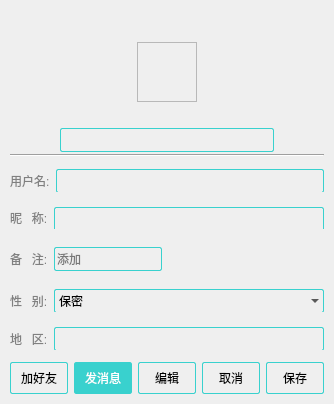
<?xml version="1.0" encoding="UTF-8"?>
<ui version="4.0">
 <class>UserInfoWidget</class>
 <widget class="QWidget" name="UserInfoWidget">
  <property name="enabled">
   <bool>true</bool>
  </property>
  <property name="geometry">
   <rect>
    <x>0</x>
    <y>0</y>
    <width>334</width>
    <height>404</height>
   </rect>
  </property>
  <property name="focusPolicy">
   <enum>Qt::ClickFocus</enum>
  </property>
  <property name="windowTitle">
   <string>用户信息</string>
  </property>
  <property name="styleSheet">
   <string notr="true">QWidget {
    font-family: &quot;微软雅黑&quot;;
}

QLineEdit {
    color: rgb(0, 0, 0);
    background-color: rgba(0, 0, 0, 0);

	min-height:22px;
	border:1px solid rgb(57, 209, 206);
	border-radius:2px;

}

    QLineEdit:disabled {
		border: none;
        color: rgb(0, 0, 0);
    }

QLabel {
    color: gray;
}

#labelNickName {
    color: rgb(0, 0, 0);
}

#toolButton
{
	border:none;
	image: url(:/image/resource/u48.png);
	background:none;
}

QToolButton
{
	height:30px;
	max-height:30px;
	border:1px solid rgb(57, 209, 206);
	border-radius:2px;
}

QToolButton:hover
{
	border:1px solid rgb(65, 240, 235);
	background-color: rgb(255, 255, 255);
}
QToolButton:pressed
{
	background-color: rgb(48, 177, 173);
}

#toolButtonSendMessage
{
	color: rgb(255, 255, 255);
	background-color: rgb(57, 209, 206);
}

#toolButtonSendMessage:pressed
{
	background-color: rgb(48, 177, 173);
}

#btnMenu
{
	border:none;
	border-radius:0px;
}

#btnMenu::menu-button
{ 	
	padding-right: -23px ;
	image: none;
}

#btnMenu:hover
{
	background-color: rgba(0, 0, 0, 0);
}
#btnMenu:pressed
{
	background-color: rgba(0, 0, 0, 0);
}

QComboBox {
   	min-height:22px;
	border:1px solid rgb(57, 209, 206);
	border-radius:2px;
	background-color: rgba(0, 0, 0, 0);
}

    QComboBox:disabled {
		color: rgb(0, 0, 0);
        border: none;

    }

    QComboBox::drop-down:disabled {
        width:0px;
    }
</string>
  </property>
  <layout class="QVBoxLayout" name="verticalLayout_2">
   <property name="spacing">
    <number>2</number>
   </property>
   <property name="leftMargin">
    <number>10</number>
   </property>
   <property name="topMargin">
    <number>10</number>
   </property>
   <property name="rightMargin">
    <number>10</number>
   </property>
   <property name="bottomMargin">
    <number>10</number>
   </property>
   <item>
    <layout class="QHBoxLayout" name="horizontalLayout">
     <item>
      <spacer name="horizontalSpacer_8">
       <property name="orientation">
        <enum>Qt::Horizontal</enum>
       </property>
       <property name="sizeHint" stdset="0">
        <size>
         <width>40</width>
         <height>20</height>
        </size>
       </property>
      </spacer>
     </item>
     <item>
      <widget class="QToolButton" name="btnMenu">
       <property name="text">
        <string/>
       </property>
       <property name="popupMode">
        <enum>QToolButton::InstantPopup</enum>
       </property>
      </widget>
     </item>
    </layout>
   </item>
   <item>
    <layout class="QHBoxLayout" name="horizontalLayout_6">
     <item>
      <spacer name="horizontalSpacer_3">
       <property name="orientation">
        <enum>Qt::Horizontal</enum>
       </property>
       <property name="sizeHint" stdset="0">
        <size>
         <width>40</width>
         <height>20</height>
        </size>
       </property>
      </spacer>
     </item>
     <item>
      <widget class="QLabel" name="label">
       <property name="minimumSize">
        <size>
         <width>60</width>
         <height>60</height>
        </size>
       </property>
       <property name="maximumSize">
        <size>
         <width>60</width>
         <height>60</height>
        </size>
       </property>
       <property name="frameShape">
        <enum>QFrame::StyledPanel</enum>
       </property>
       <property name="text">
        <string/>
       </property>
       <property name="scaledContents">
        <bool>true</bool>
       </property>
      </widget>
     </item>
     <item>
      <spacer name="horizontalSpacer_4">
       <property name="orientation">
        <enum>Qt::Horizontal</enum>
       </property>
       <property name="sizeHint" stdset="0">
        <size>
         <width>40</width>
         <height>20</height>
        </size>
       </property>
      </spacer>
     </item>
    </layout>
   </item>
   <item>
    <layout class="QHBoxLayout" name="horizontalLayout_7">
     <item>
      <spacer name="horizontalSpacer">
       <property name="orientation">
        <enum>Qt::Horizontal</enum>
       </property>
       <property name="sizeHint" stdset="0">
        <size>
         <width>40</width>
         <height>20</height>
        </size>
       </property>
      </spacer>
     </item>
     <item>
      <widget class="QLabel" name="labelNickName">
       <property name="font">
        <font>
         <family>微软雅黑</family>
         <pointsize>12</pointsize>
        </font>
       </property>
       <property name="text">
        <string/>
       </property>
      </widget>
     </item>
     <item>
      <spacer name="horizontalSpacer_2">
       <property name="orientation">
        <enum>Qt::Horizontal</enum>
       </property>
       <property name="sizeHint" stdset="0">
        <size>
         <width>40</width>
         <height>20</height>
        </size>
       </property>
      </spacer>
     </item>
    </layout>
   </item>
   <item>
    <layout class="QHBoxLayout" name="horizontalLayout_8">
     <item>
      <spacer name="horizontalSpacer_5">
       <property name="orientation">
        <enum>Qt::Horizontal</enum>
       </property>
       <property name="sizeType">
        <enum>QSizePolicy::Preferred</enum>
       </property>
       <property name="sizeHint" stdset="0">
        <size>
         <width>50</width>
         <height>17</height>
        </size>
       </property>
      </spacer>
     </item>
     <item>
      <widget class="QLineEdit" name="lineEditSignature">
       <property name="sizePolicy">
        <sizepolicy hsizetype="MinimumExpanding" vsizetype="Fixed">
         <horstretch>0</horstretch>
         <verstretch>0</verstretch>
        </sizepolicy>
       </property>
       <property name="text">
        <string/>
       </property>
       <property name="alignment">
        <set>Qt::AlignCenter</set>
       </property>
      </widget>
     </item>
     <item>
      <spacer name="horizontalSpacer_6">
       <property name="orientation">
        <enum>Qt::Horizontal</enum>
       </property>
       <property name="sizeType">
        <enum>QSizePolicy::Preferred</enum>
       </property>
       <property name="sizeHint" stdset="0">
        <size>
         <width>50</width>
         <height>17</height>
        </size>
       </property>
      </spacer>
     </item>
    </layout>
   </item>
   <item>
    <widget class="Line" name="line">
     <property name="orientation">
      <enum>Qt::Horizontal</enum>
     </property>
    </widget>
   </item>
   <item>
    <layout class="QVBoxLayout" name="verticalLayout">
     <property name="spacing">
      <number>15</number>
     </property>
     <property name="topMargin">
      <number>10</number>
     </property>
     <property name="bottomMargin">
      <number>10</number>
     </property>
     <item>
      <widget class="QFrame" name="frame_3">
       <property name="minimumSize">
        <size>
         <width>0</width>
         <height>20</height>
        </size>
       </property>
       <property name="frameShadow">
        <enum>QFrame::Raised</enum>
       </property>
       <layout class="QHBoxLayout" name="horizontalLayout_11">
        <property name="leftMargin">
         <number>0</number>
        </property>
        <property name="topMargin">
         <number>0</number>
        </property>
        <property name="rightMargin">
         <number>0</number>
        </property>
        <property name="bottomMargin">
         <number>0</number>
        </property>
        <item>
         <widget class="QLabel" name="label_4">
          <property name="text">
           <string>用户名:</string>
          </property>
         </widget>
        </item>
        <item>
         <widget class="QLineEdit" name="lineEditUserName">
          <property name="enabled">
           <bool>true</bool>
          </property>
          <property name="text">
           <string/>
          </property>
         </widget>
        </item>
       </layout>
      </widget>
     </item>
     <item>
      <widget class="QFrame" name="frame_2">
       <property name="minimumSize">
        <size>
         <width>0</width>
         <height>20</height>
        </size>
       </property>
       <property name="frameShadow">
        <enum>QFrame::Raised</enum>
       </property>
       <layout class="QHBoxLayout" name="horizontalLayout_10">
        <property name="leftMargin">
         <number>0</number>
        </property>
        <property name="topMargin">
         <number>0</number>
        </property>
        <property name="rightMargin">
         <number>0</number>
        </property>
        <property name="bottomMargin">
         <number>0</number>
        </property>
        <item>
         <widget class="QLabel" name="label_5">
          <property name="text">
           <string>昵   称:</string>
          </property>
         </widget>
        </item>
        <item>
         <widget class="QLineEdit" name="lineEditNickName"/>
        </item>
       </layout>
      </widget>
     </item>
     <item>
      <widget class="QFrame" name="frame">
       <property name="frameShadow">
        <enum>QFrame::Raised</enum>
       </property>
       <layout class="QHBoxLayout" name="horizontalLayout_3">
        <property name="leftMargin">
         <number>0</number>
        </property>
        <property name="topMargin">
         <number>0</number>
        </property>
        <property name="rightMargin">
         <number>0</number>
        </property>
        <property name="bottomMargin">
         <number>0</number>
        </property>
        <item>
         <widget class="QLabel" name="label_6">
          <property name="text">
           <string>备   注:</string>
          </property>
         </widget>
        </item>
        <item>
         <widget class="QLineEdit" name="lineEditRemark">
          <property name="sizePolicy">
           <sizepolicy hsizetype="Preferred" vsizetype="Fixed">
            <horstretch>0</horstretch>
            <verstretch>0</verstretch>
           </sizepolicy>
          </property>
          <property name="text">
           <string/>
          </property>
          <property name="placeholderText">
           <string>添加</string>
          </property>
         </widget>
        </item>
        <item>
         <widget class="QToolButton" name="toolButton">
          <property name="toolTip">
           <string>修改备注</string>
          </property>
          <property name="text">
           <string/>
          </property>
         </widget>
        </item>
        <item>
         <spacer name="horizontalSpacer_7">
          <property name="orientation">
           <enum>Qt::Horizontal</enum>
          </property>
          <property name="sizeType">
           <enum>QSizePolicy::Expanding</enum>
          </property>
          <property name="sizeHint" stdset="0">
           <size>
            <width>0</width>
            <height>20</height>
           </size>
          </property>
         </spacer>
        </item>
       </layout>
      </widget>
     </item>
     <item>
      <widget class="QFrame" name="frame_4">
       <property name="minimumSize">
        <size>
         <width>0</width>
         <height>20</height>
        </size>
       </property>
       <property name="frameShadow">
        <enum>QFrame::Raised</enum>
       </property>
       <layout class="QHBoxLayout" name="horizontalLayout_12">
        <property name="leftMargin">
         <number>0</number>
        </property>
        <property name="topMargin">
         <number>0</number>
        </property>
        <property name="rightMargin">
         <number>0</number>
        </property>
        <property name="bottomMargin">
         <number>0</number>
        </property>
        <item>
         <widget class="QLabel" name="label_7">
          <property name="text">
           <string>性   别:</string>
          </property>
         </widget>
        </item>
        <item>
         <widget class="QComboBox" name="comboBox">
          <property name="sizePolicy">
           <sizepolicy hsizetype="Expanding" vsizetype="Fixed">
            <horstretch>0</horstretch>
            <verstretch>0</verstretch>
           </sizepolicy>
          </property>
          <item>
           <property name="text">
            <string>保密</string>
           </property>
          </item>
          <item>
           <property name="text">
            <string>男</string>
           </property>
          </item>
          <item>
           <property name="text">
            <string>女</string>
           </property>
          </item>
         </widget>
        </item>
       </layout>
      </widget>
     </item>
     <item>
      <widget class="QFrame" name="frame_5">
       <property name="minimumSize">
        <size>
         <width>0</width>
         <height>20</height>
        </size>
       </property>
       <property name="frameShadow">
        <enum>QFrame::Raised</enum>
       </property>
       <layout class="QHBoxLayout" name="horizontalLayout_13">
        <property name="leftMargin">
         <number>0</number>
        </property>
        <property name="topMargin">
         <number>0</number>
        </property>
        <property name="rightMargin">
         <number>0</number>
        </property>
        <property name="bottomMargin">
         <number>0</number>
        </property>
        <item>
         <widget class="QLabel" name="label_8">
          <property name="text">
           <string>地   区:</string>
          </property>
         </widget>
        </item>
        <item>
         <widget class="QLineEdit" name="lineEditRegion"/>
        </item>
       </layout>
      </widget>
     </item>
    </layout>
   </item>
   <item>
    <layout class="QHBoxLayout" name="horizontalLayout_9">
     <property name="topMargin">
      <number>0</number>
     </property>
     <item>
      <widget class="QToolButton" name="toolButtonAddFriend">
       <property name="sizePolicy">
        <sizepolicy hsizetype="Preferred" vsizetype="Fixed">
         <horstretch>0</horstretch>
         <verstretch>0</verstretch>
        </sizepolicy>
       </property>
       <property name="text">
        <string>加好友</string>
       </property>
      </widget>
     </item>
     <item>
      <widget class="QToolButton" name="toolButtonSendMessage">
       <property name="sizePolicy">
        <sizepolicy hsizetype="Preferred" vsizetype="Fixed">
         <horstretch>0</horstretch>
         <verstretch>0</verstretch>
        </sizepolicy>
       </property>
       <property name="text">
        <string>发消息</string>
       </property>
      </widget>
     </item>
     <item>
      <widget class="QToolButton" name="toolButtonEdit">
       <property name="sizePolicy">
        <sizepolicy hsizetype="Preferred" vsizetype="Fixed">
         <horstretch>0</horstretch>
         <verstretch>0</verstretch>
        </sizepolicy>
       </property>
       <property name="text">
        <string>编辑</string>
       </property>
      </widget>
     </item>
     <item>
      <widget class="QToolButton" name="toolButtonCancel">
       <property name="sizePolicy">
        <sizepolicy hsizetype="Preferred" vsizetype="Fixed">
         <horstretch>0</horstretch>
         <verstretch>0</verstretch>
        </sizepolicy>
       </property>
       <property name="text">
        <string>取消</string>
       </property>
      </widget>
     </item>
     <item>
      <widget class="QToolButton" name="toolButtonSave">
       <property name="sizePolicy">
        <sizepolicy hsizetype="Preferred" vsizetype="Fixed">
         <horstretch>0</horstretch>
         <verstretch>0</verstretch>
        </sizepolicy>
       </property>
       <property name="text">
        <string>保存</string>
       </property>
      </widget>
     </item>
    </layout>
   </item>
  </layout>
 </widget>
 <layoutdefault spacing="6" margin="11"/>
 <resources/>
 <connections/>
</ui>
